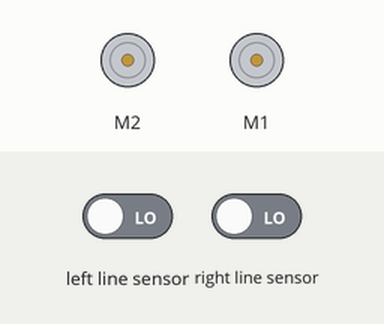
Bench run of a program on a simulated BBC micro:bit (MakeCode). Parts: 2 × DC motor (green arrow = forward, orange = backward, longer = faster). The test bench sets the inputs (shaded band); at power-on: right line sensor LOW, left line sensor LOW.

Above: at 1.2 s.
1.3 s: right line sensor driven HIGH
At 1.9 s:
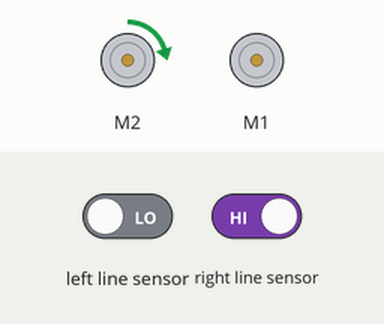
4.3 s: left line sensor driven HIGH
At 5.2 s:
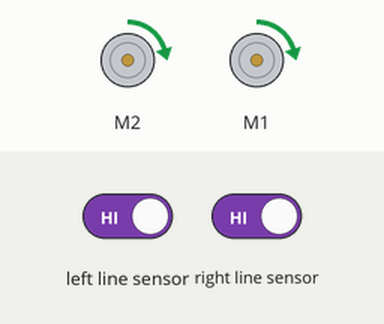
5.8 s: left line sensor driven LOW
At 8.0 s:
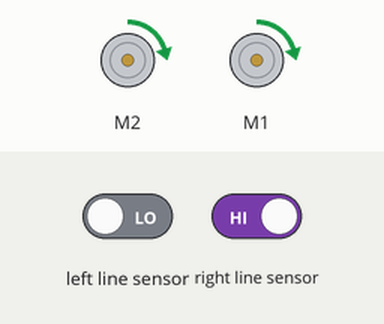
8.8 s: right line sensor driven LOW
At 9.9 s:
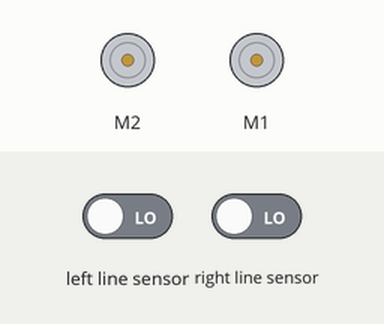
Timing chart, 0 to 11.3 s (numbered marks = the images above; inputs shaded):
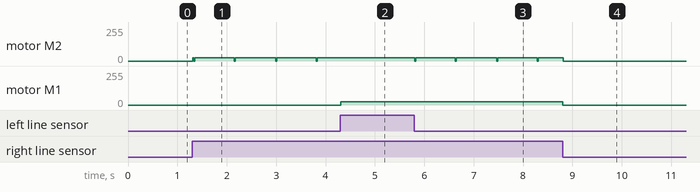

Measured:
- after the input at 1.3 s, motor M2: stopped → forward 25/255 at once, then repeats every 0.82 s: stopped 0.02 s, forward 25/255 0.80 s
- after the input at 4.3 s, motor M2: stops changing and stays forward 25/255; motor M1: stopped → forward 25/255 at once
- after the input at 5.8 s, motor M2: alternates forward 25/255 for 0.80 s and stopped for 0.02 s, starting at once
- after the input at 8.8 s, motor M1: forward 25/255 → stopped at once

The program:

main.ts
```typescript
basic.forever(function () {
    if (maqueen.readPatrol(maqueen.Patrol.PatrolLeft) == 1) {
        maqueen.motorRun(maqueen.Motors.M1, maqueen.Dir.CW, 25)
    } else {
        maqueen.motorRun(maqueen.Motors.M2, maqueen.Dir.CW, 0)
    }
    if (maqueen.readPatrol(maqueen.Patrol.PatrolRight) == 1) {
        maqueen.motorRun(maqueen.Motors.M2, maqueen.Dir.CW, 25)
    } else {
        maqueen.motorRun(maqueen.Motors.M1, maqueen.Dir.CW, 0)
    }
    if (maqueen.readPatrol(maqueen.Patrol.PatrolLeft) == 1 && maqueen.readPatrol(maqueen.Patrol.PatrolRight) == 1) {
        maqueen.motorRun(maqueen.Motors.All, maqueen.Dir.CW, 25)
    }
})
```

test.ts
```typescript
// aquí va el archivo "tests"; esto no se compilará cuando este paquete se utilice como una extensión.
```
